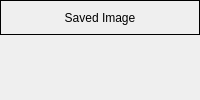
                              <widget class="QWidget" name="page_3">
                               <layout class="QVBoxLayout" name="verticalLayout_9">
                                <property name="spacing">
                                 <number>5</number>
                                </property>
                                <property name="leftMargin">
                                 <number>0</number>
                                </property>
                                <property name="topMargin">
                                 <number>0</number>
                                </property>
                                <property name="rightMargin">
                                 <number>0</number>
                                </property>
                                <property name="bottomMargin">
                                 <number>0</number>
                                </property>
                                <item>
                                 <widget class="QLabel" name="label_tittle_image_saved">
                                  <property name="minimumSize">
                                   <size>
                                    <width>0</width>
                                    <height>35</height>
                                   </size>
                                  </property>
                                  <property name="maximumSize">
                                   <size>
                                    <width>16777215</width>
                                    <height>35</height>
                                   </size>
                                  </property>
                                  <property name="styleSheet">
                                   <string notr="true"/>
                                  </property>
                                  <property name="frameShape">
                                   <enum>QFrame::Box</enum>
                                  </property>
                                  <property name="text">
                                   <string>Saved Image</string>
                                  </property>
                                  <property name="alignment">
                                   <set>Qt::AlignCenter</set>
                                  </property>
                                 </widget>
                                </item>
                                <item>
                                 <widget class="QWidget" name="widget" native="true">
                                  <layout class="QVBoxLayout" name="verticalLayout_39">
                                   <item>
                                    <widget class="QLabel" name="label_27">
                                     <property name="sizePolicy">
                                      <sizepolicy hsizetype="Preferred" vsizetype="Expanding">
                                       <horstretch>0</horstretch>
                                       <verstretch>0</verstretch>
                                      </sizepolicy>
                                     </property>
                                     <property name="text">
                                      <string/>
                                     </property>
                                    </widget>
                                   </item>
                                  </layout>
                                 </widget>
                                </item>
                               </layout>
                              </widget>
